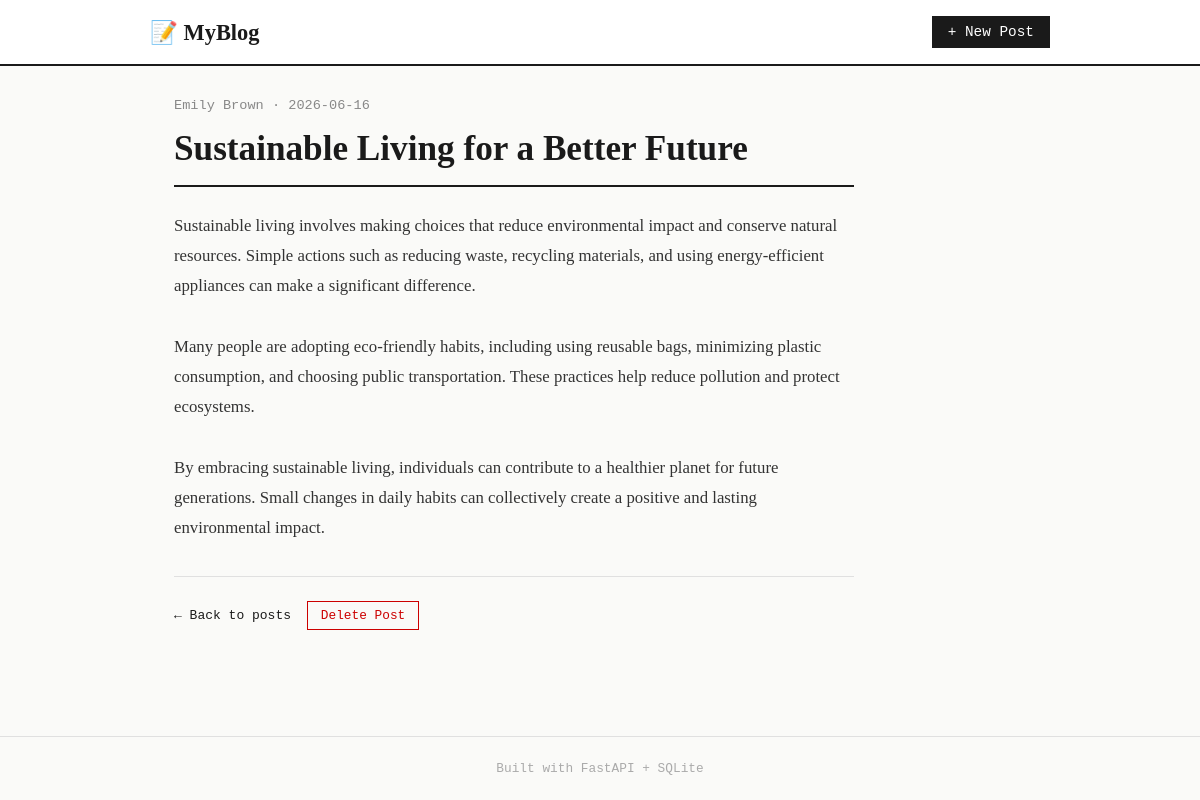
Page /post/7 on the committed database.
### tables this page shows
CREATE TABLE posts (
                id INTEGER PRIMARY KEY AUTOINCREMENT,
                title TEXT NOT NULL,
                content TEXT NOT NULL,
                author TEXT NOT NULL,
                created_at TIMESTAMP DEFAULT CURRENT_TIMESTAMP
            );

### main.py (the view)
@app.get("/post/{post_id}", response_class=HTMLResponse)  # when user clicks on a specific post
async def view_post(request: Request, post_id: int):  # post_id comes from url eg /post/1
    async with aiosqlite.connect(DATABASE) as db:  # open database
        db.row_factory = aiosqlite.Row  # makes data readable like a dictionary
        cursor = await db.execute("SELECT * FROM posts WHERE id = ?", (post_id,))  # get only that one post
        post = await cursor.fetchone()  # store that single post
    if not post:  # if post doesnt exist
        return HTMLResponse("Post not found", status_code=404)  # show error message
    return templates.TemplateResponse(request, "post.html", {"post": post})  # send post to post page html

### frontend/templates/post.html
{% extends "base.html" %}
{% block content %}
<article class="post-detail">
    <div class="post-meta">{{ post['author'] }} · {{ post['created_at'][:10] }}</div>
    <h1>{{ post['title'] }}</h1>
    <div class="post-body">{{ post['content'] }}</div>
    <div class="post-actions">
        <a href="/" class="back-link">← Back to posts</a>
        <form action="/delete/{{ post['id'] }}" method="post" onsubmit="return confirm('Delete this post?')">
            <button type="submit" class="btn-delete">Delete Post</button>
        </form>
    </div>
</article>
{% endblock %}

### frontend/static/style.css (style rules this page uses)
* { margin: 0; padding: 0; box-sizing: border-box; }
body { font-family: 'Georgia', serif; background: #fafaf8; color: #1a1a1a; min-height: 100vh; display: flex; flex-direction: column; }
.post-detail { max-width: 680px; }
.post-meta { font-family: monospace; font-size: 0.85rem; color: #888; margin-bottom: 1rem; }
.post-detail h1 { font-size: 2.2rem; border-bottom: 2px solid #1a1a1a; padding-bottom: 1rem; margin-bottom: 1.5rem; }
.post-body { line-height: 1.8; font-size: 1.05rem; color: #333; white-space: pre-wrap; }
.post-actions { display: flex; gap: 1rem; align-items: center; margin-top: 2rem; padding-top: 1.5rem; border-top: 1px solid #e0e0e0; }
.back-link { font-family: monospace; text-decoration: none; color: #1a1a1a; }
.btn-delete { background: none; border: 1px solid #cc0000; color: #cc0000; padding: 0.4rem 0.8rem; cursor: pointer; font-family: monospace; font-size: 0.8rem; }

### rows in the picture
posts: author "Emily Brown", created_at "2026-06-16", title "Sustainable Living for a Better Future", content "Sustainable living involves making choices that reduce environmental impact and conserve natural resources. Simple actions such as reducing waste, recycling materials, and using energy-efficient appliances can make a significant difference. Many people are adopting eco-friendly habits, including using reusable bags, minimizing plastic consumption, and choosing public transportation. These practices help reduce pollution and protect ecosystems. By embracing sustainable living, individuals can contribute to a healthier planet for future generations. Small changes in daily habits can collectively create a positive and lasting environmental impact."
